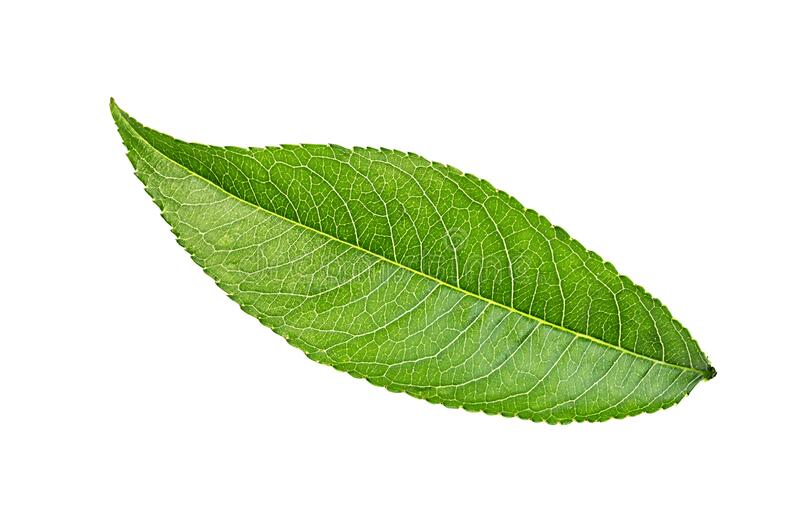
#> input picture mobile captures/Peach.jpg, 800 x 524 px, found by its file name
$ python -i iris.py   (imports and definitions only)   (older library calls are emulated)
#> lines starting #> are read from the running program, lines starting #| are printed output that depends on the picture; after the words box and inside, x2 and y2 are one past the last pixel; in counts of white or black regions, pixels touching at a corner belong together
import numpy as np
import pandas as pd
import os
import string
import pickle

# [1 line that did not run here, left out]
ds_path = "C:\\Users\\91991\\Downloads\\deploy-ml-model-flask-master\\Flavia leaves dataset"
# [1 line that did not run here, left out]


breakpoints = [1001,1059,1060,1122,1552,1616,1123,1194,1195,1267,1268,1323,1324,1385,1386,1437,1497,1551,1438,1496,2001,2050,2051,2113,2114,2165,2166,2230,2231,2290,2291,2346,2347,2423,2424,2485,2486,2546,2547,2612,2616,2675,3001,3055,3056,3110,3111,3175,3176,3229,3230,3281,3282,3334,3335,3389,3390,3446,3447,3510,3511,3563,3566,3621]
target_list = []
# [11 lines not run here, left out]

y = np.array(target_list)
# [1 line that did not run here, left out]
# [1 line not run here, left out]
from sklearn.model_selection import train_test_split
# [1 line that did not run here, left out]
# [1 line not run here, left out]


from sklearn.preprocessing import StandardScaler
sc_X = StandardScaler()
# [1 line that did not run here, left out]
# [1 line that did not run here, left out]
# [3 lines not run here, left out]


from sklearn import svm
clf = svm.SVC()
# [1 line not run here, left out]

# [1 line that did not run here, left out]


# In[172]:


from sklearn import metrics


# In[173]:


# [7 lines not run here, left out]


# ### Performing parameter tuning of the model

# In[175]:


from sklearn.model_selection import GridSearchCV


# In[176]:


parameters = [{'kernel': ['rbf'],
               'gamma': [1e-4, 1e-3, 0.01, 0.1, 0.2, 0.5],
               'C': [1, 10, 100, 1000]},
              {'kernel': ['linear'], 'C': [1, 10, 100, 1000]}
             ]


# In[177]:


svm_clf = GridSearchCV(svm.SVC(decision_function_shape='ovr'), parameters, cv=5)
# [7 lines not run here, left out]


# In[179]:


# [1 line that did not run here, left out]
# [1 line that did not run here, left out]
# [2 lines not run here, left out]


# In[180]:


# [1 line that did not run here, left out]


# In[181]:


# [7 lines not run here, left out]


# ### Dimensionality Reduction using PCA

# In[183]:


from sklearn.decomposition import PCA


# In[184]:


pca = PCA()


# In[185]:


# [1 line not run here, left out]


# In[186]:


# [1 line that did not run here, left out]
# [1 line not run here, left out]

import matplotlib.pyplot as plt
# [1 line that did not run here, left out]
# [1 line not run here, left out]


import os
import cv2
def bg_sub(filename):
    test_img_path = 'C:\\Users\\91991\\Downloads\\deploy-ml-model-flask-master\\mobile captures\\' + filename
    main_img = cv2.imread(test_img_path)
    img = cv2.cvtColor(main_img, cv2.COLOR_BGR2RGB)
    resized_image = cv2.resize(img, (1600, 1200))
    size_y,size_x,_ = img.shape
    gs = cv2.cvtColor(resized_image,cv2.COLOR_RGB2GRAY)
    blur = cv2.GaussianBlur(gs, (55,55),0)
    ret_otsu,im_bw_otsu = cv2.threshold(blur,0,255,cv2.THRESH_BINARY_INV+cv2.THRESH_OTSU)
    kernel = np.ones((50,50),np.uint8)
    closing = cv2.morphologyEx(im_bw_otsu, cv2.MORPH_CLOSE, kernel)

    contours, hierarchy = cv2.findContours(closing,cv2.RETR_TREE,cv2.CHAIN_APPROX_SIMPLE)

    contains = []
    y_ri,x_ri, _ = resized_image.shape
    for cc in contours:
        yn = cv2.pointPolygonTest(cc,(x_ri//2,y_ri//2),False)
        contains.append(yn)

    val = [contains.index(temp) for temp in contains if temp>0]
    index = val[0]

    black_img = np.empty([1200,1600,3],dtype=np.uint8)
    black_img.fill(0)

    cnt = contours[index]
    mask = cv2.drawContours(black_img, [cnt] , 0, (255,255,255), -1)

    maskedImg = cv2.bitwise_and(resized_image, mask)
    white_pix = [255,255,255]
    black_pix = [0,0,0]

    final_img = maskedImg
    h,w,channels = final_img.shape
    for x in range(0,w):
        for y in range(0,h):
            channels_xy = final_img[y,x]
            if all(channels_xy == black_pix):
                final_img[y,x] = white_pix

    return final_img


filename = 'Test.jpg'
# [1 line that did not run here, left out]
# [1 line not run here, left out]

import mahotas as mt
# [54 lines left out: function feature_extract, not called in this run]


# [1 line that did not run here, left out]


# [1 line that did not run here, left out]
# [1 line not run here, left out]
# y_pred_mobile = svm_clf.predict(features_of_img)
# [1 line that did not run here, left out]
# [1 line not run here, left out]

common_names = ['pubescent bamboo','Chinese horse chestnut','Anhui Barberry','Chinese redbud','true indigo','Japanese maple','Nanmu',' castor aralia',                 'Chinese cinnamon','goldenrain tree','Big-fruited Holly','Japanese cheesewood',                 'wintersweet','camphortree','Japan Arrowwood','sweet osmanthus','deodar','ginkgo, maidenhair tree',                 'Crape myrtle, Crepe myrtle','oleander','yew plum pine','Japanese Flowering Cherry','Glossy Privet',                'Chinese Toon','peach','Ford Woodlotus','trident maple','Beales barberry','southern magnolia',                'Canadian poplar','Chinese tulip tree','tangerine'
               ]
# [1 line not run here, left out]

>>> result = bg_sub('../mobile captures/Peach.jpg')
#> call 2 of bg_sub, with filename = '../mobile captures/Peach.jpg'
#> in bg_sub, main_img is the input picture: shape (524, 800, 3); mean B, G, R 204.5, 232.8, 221
#> in bg_sub (call 2), `resized_image = cv2.resize(img, (1600, 1200))`:
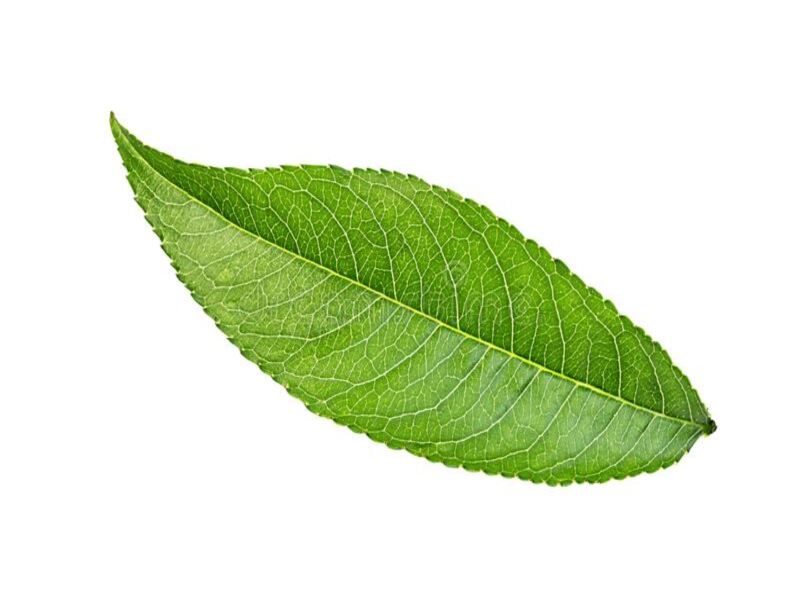
#> resized_image: shape (1200, 1600, 3) (shown at 1/2 size); mean R, G, B 220.9, 232.8, 204.4
#> in bg_sub (call 2), `gs = cv2.cvtColor(resized_image,cv2.COLOR_RGB2GRAY)`:
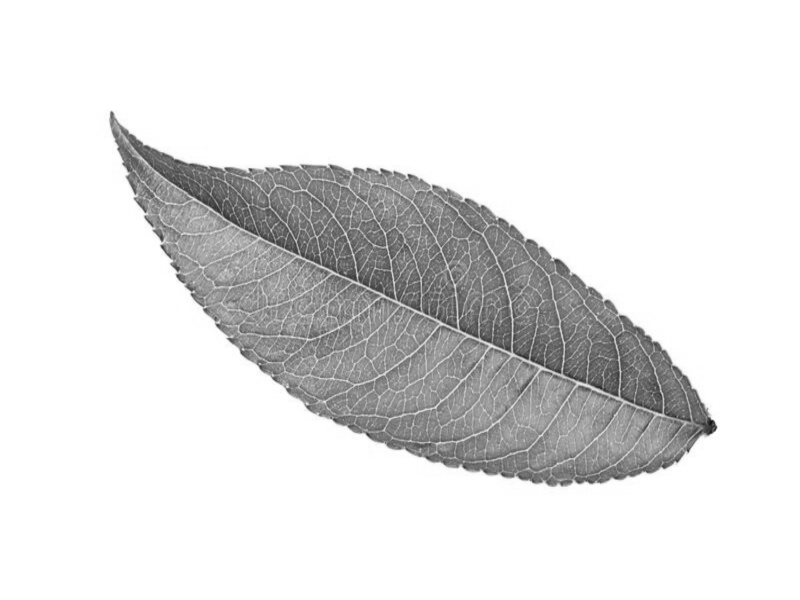
#> gs: shape (1200, 1600) (shown at 1/2 size); min 12, max 255, mean 226
#> in bg_sub (call 2), `blur = cv2.GaussianBlur(gs, (55,55),0)`:
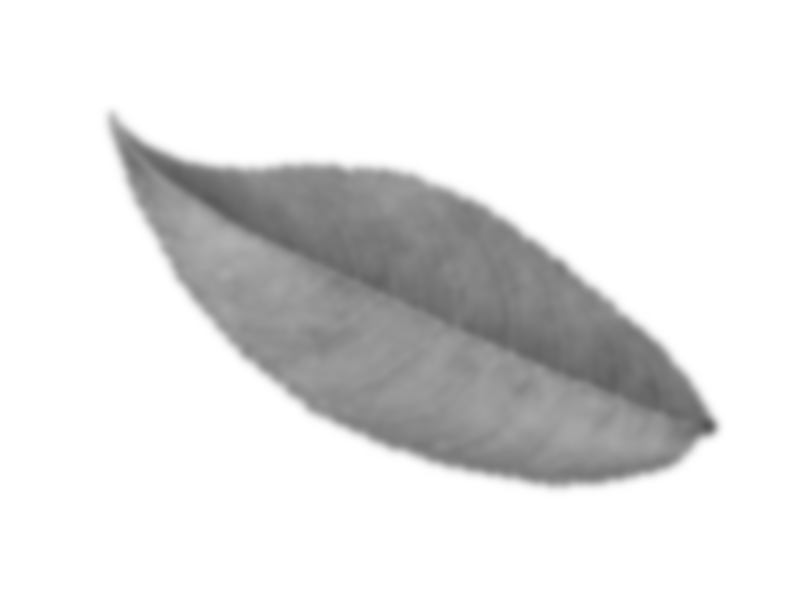
#> blur: shape (1200, 1600) (shown at 1/2 size); min 85, max 255, mean 226
#> in bg_sub (call 2), `ret_otsu,im_bw_otsu = cv2.threshold(blur,0,255,cv2.THRESH_BINARY_INV+c..`:
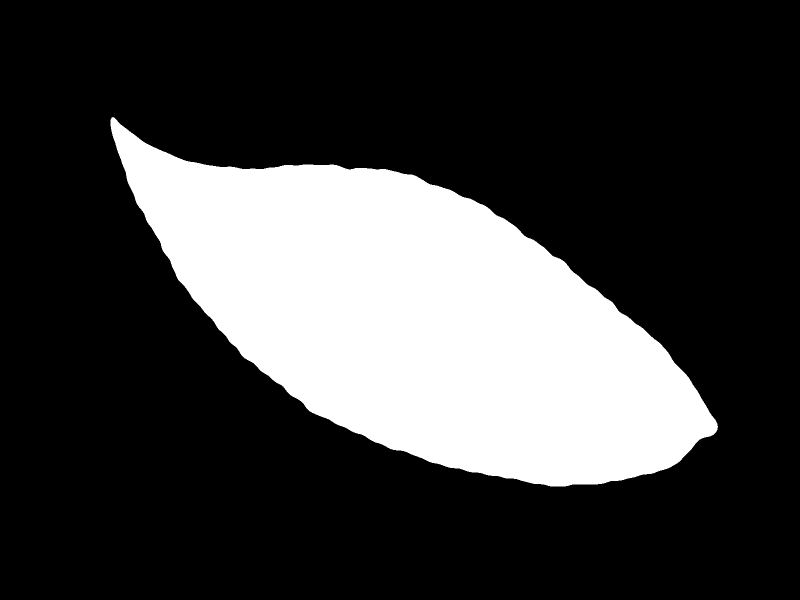
#> im_bw_otsu: shape (1200, 1600) (shown at 1/2 size); 24.4% white; 1 white region, box (x1, y1, x2, y2) and area: (221, 234, 1436, 973) 468684
#> in bg_sub (call 2), `ret_otsu,im_bw_otsu = cv2.threshold(blur,0,255,cv2.THRESH_BINARY_INV+c..`: ret_otsu = 196
#> in bg_sub (call 2), `closing = cv2.morphologyEx(im_bw_otsu, cv2.MORPH_CLOSE, kernel)`:
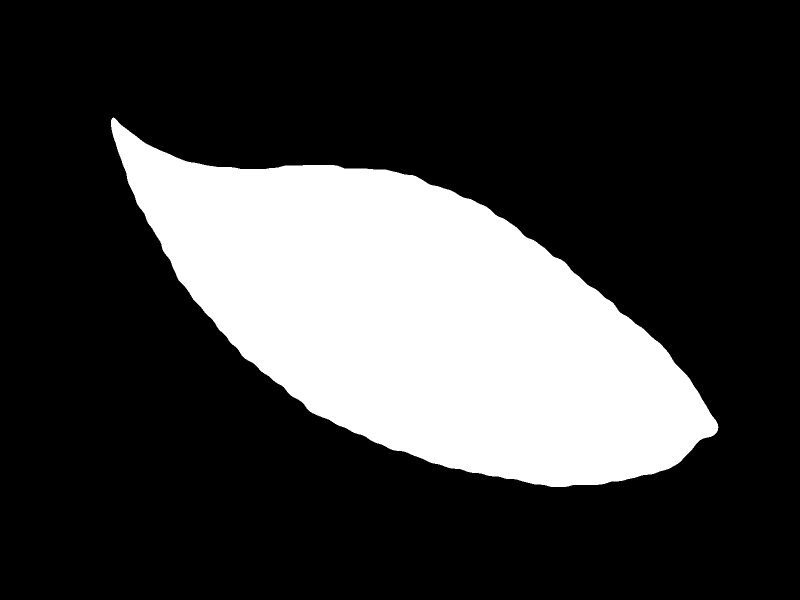
#> closing: shape (1200, 1600) (shown at 1/2 size); 24.4% white; 1 white region
#> in bg_sub (call 2), `contours, hierarchy = cv2.findContours(closing,cv2.RETR_TREE,cv2.CHAIN..`: contours = 1 contour; box (x1, y1, x2, y2) and area: (222, 235, 1437, 974) 467462
#> the loop in bg_sub (call 2), `for cc in contours:` made 1 pass
#> yn on pass 1: 1
#> after the loop in bg_sub (call 2), `for cc in contours:`: contains = [1]
#> in bg_sub (call 2), `val = [contains.index(temp) for temp in contains if temp>0]`: val = [0]
#> in bg_sub (call 2), `index = val[0]`: index = 0
#> in bg_sub (call 2), `cnt = contours[index]`: cnt = contour of 1321 points, box (x1, y1, x2, y2) (222, 235, 1437, 974), area 467462
#> in bg_sub (call 2), `mask = cv2.drawContours(black_img, [cnt] , 0, (255,255,255), -1)`: mask: shape (1200, 1600, 3); 24.4% white; 1 white region, box (x1, y1, x2, y2) and area: (222, 235, 1437, 974) 468824
#> in bg_sub (call 2), `maskedImg = cv2.bitwise_and(resized_image, mask)`:
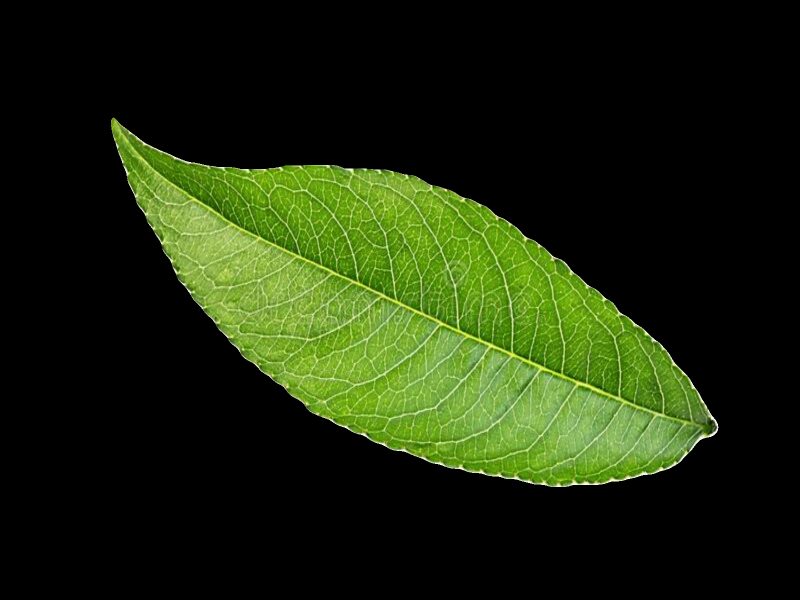
#> maskedImg: shape (1200, 1600, 3) (shown at 1/2 size); mean R, G, B 28.3, 40.1, 12
